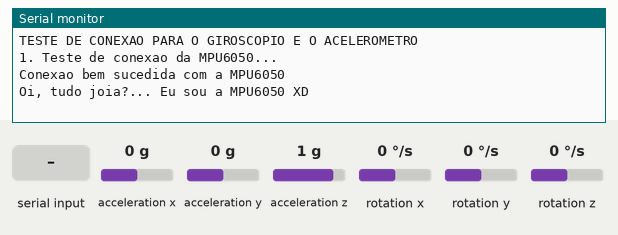
This sketch was run on a simulated Arduino Uno, built with avr-gcc and run on an emulated ATmega328P. On the bench: the last lines printed to the serial monitor. Wiring (inferred from the names in the program): MPU-9250 motion sensor at I2C address 0x68. The inputs (shaded band) are chosen by the test bench; at power-on: acceleration x 0 g, acceleration y 0 g, acceleration z 1 g, rotation x 0 °/s, rotation y 0 °/s, rotation z 0 °/s.

Above: at 1.3 s.
1.4 s: "H" received over Serial
At 1.9 s:
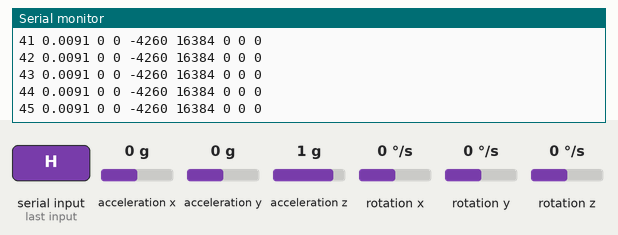
2.9 s: acceleration x set to -1.4 g
At 3.4 s:
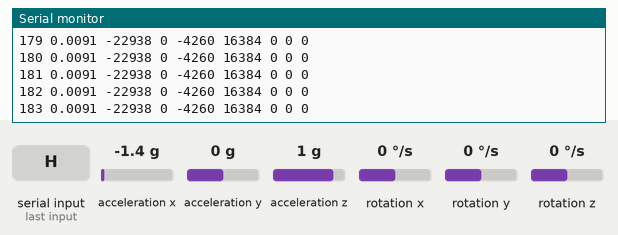
4.4 s: acceleration y set to -1.4 g
At 5.8 s:
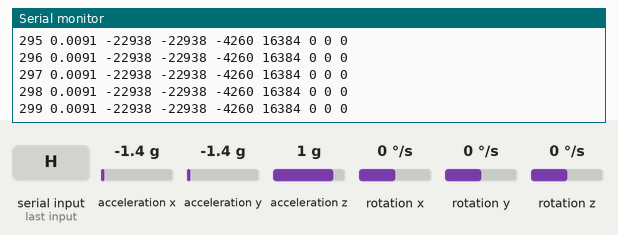
Timing chart, 0 to 7.4 s (numbered marks = the images above; inputs shaded):
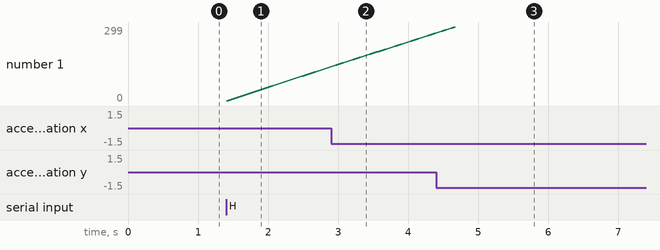

Measured:
- after the input at 1.4 s, the serial monitor: prints a new line at once (image 1)

The sketch:

Adquisicion_Datos_Arduino.ino
```cpp
#include <Wire.h>

// Endereço I2C de 7 bits (En Arduino Wire se usa 0x68 en lugar de 0xD0 que incluye el bit R/W)
#define MPU6500_ADDRESS       0x68

// Escalas do girôscopio
#define GYRO_FULL_SCALE_250_DPS   0x00
#define GYRO_FULL_SCALE_500_DPS   0x08
#define GYRO_FULL_SCALE_1000_DPS  0x10
#define GYRO_FULL_SCALE_2000_DPS  0x18

// Escalas do acelerômetro
#define ACC_FULL_SCALE_2_G        0x00
#define ACC_FULL_SCALE_4_G        0x08
#define ACC_FULL_SCALE_8_G        0x08
#define ACC_FULL_SCALE_16_G       0x18

// Escalas de conversao
#define SENSITIVITY_ACCEL     (2.0 / 32768.0)
#define SENSITIVITY_GYRO      (250.0 / 32768.0)
#define SENSITIVITY_TEMP      333.87
#define TEMP_OFFSET           21.0
#define SENSITIVITY_MAGN      ((10.0 * 4800.0) / 32768.0)

// Valores "RAW" de tipo inteiro
int16_t raw_accelx, raw_accely, raw_accelz;
int16_t raw_gyrox, raw_gyroy, raw_gyroz;
int16_t raw_temp;

// Saídas calibradas
float accelx, accely, accelz;
float gyrox, gyroy, gyroz;
float temp;

// Buffer para la lectura en ráfaga de 14 bytes
uint8_t GirAcel[14];

unsigned long startTime;
float timer_sec = 0;

// Función auxiliar para escribir en un registro I2C
void writeRegister(uint8_t reg, uint8_t value) {
  Wire.beginTransmission(MPU6500_ADDRESS);
  Wire.write(reg);
  Wire.write(value);
  Wire.endTransmission();
}

// Función auxiliar para leer 1 byte de un registro
uint8_t readRegister(uint8_t reg) {
  Wire.beginTransmission(MPU6500_ADDRESS);
  Wire.write(reg);
  Wire.endTransmission(false); // Restart
  Wire.requestFrom((uint8_t)MPU6500_ADDRESS, (uint8_t)1);
  if (Wire.available()) {
    return Wire.read();
  }
  return 0x00;
}

void setup() {
  Serial.begin(115200);
  while (!Serial);

  Wire.begin();
  Wire.setClock(400000); // Modo I2C Fast (400 kHz)

  // Desativa modo de hibernação do MPU (PWR_MGMT_1 = 0x6B)
  writeRegister(0x6B, 0x00);

  Serial.println("TESTE DE CONEXAO PARA O GIROSCOPIO E O ACELEROMETRO");
  Serial.println("1. Teste de conexao da MPU6050...");

  // Quem sou eu (WHO_AM_I = 0x75)
  uint8_t who_am_i = readRegister(0x75);

  if (who_am_i != 0x68 && who_am_i != 0x71 && who_am_i != 0x70) {
    Serial.println("Erro de conexao com a MPU6050");
    Serial.print("Opaaa. Eu nao sou a MPU6050, Quem sou eu? :S. I am: 0x");
    Serial.println(who_am_i, HEX);
    while (1); // Bucle infinito en caso de error
  } else {
    Serial.println("Conexao bem sucedida com a MPU6050");
    Serial.println("Oi, tudo joia?... Eu sou a MPU6050 XD\n");
  }

  delay(100);

  // Configura o Girôscopio (Full Scale Gyro Range = 250 deg/s -> GYRO_CONFIG 0x1B)
  writeRegister(0x1B, GYRO_FULL_SCALE_250_DPS);

  // Configura o Acelerômetro (Full Scale Accelerometer Range = 2g -> ACCEL_CONFIG 0x1C)
  writeRegister(0x1C, ACC_FULL_SCALE_2_G);

  delay(10);
}

void loop() {
  if (Serial.available() > 0) {
    char inChar = Serial.read();

    if (inChar == 'H') {
      for (int i = 0; i < 300; i++) {
        startTime = micros();

        // Solicitar los 14 bytes a partir del registro ACCEL_XOUT_H (0x3B)
        Wire.beginTransmission(MPU6500_ADDRESS);
        Wire.write(0x3B);
        Wire.endTransmission(false);
        Wire.requestFrom((uint8_t)MPU6500_ADDRESS, (uint8_t)14);

        int idx = 0;
        while (Wire.available() && idx < 14) {
          GirAcel[idx++] = Wire.read();
        }

        // Dados crus
        raw_accelx = (int16_t)(GirAcel[0] << 8 | GirAcel[1]);
        raw_accely = (int16_t)(GirAcel[2] << 8 | GirAcel[3]);
        raw_accelz = (int16_t)(GirAcel[4] << 8 | GirAcel[5]);
        raw_temp   = (int16_t)(GirAcel[6] << 8 | GirAcel[7]);
        raw_gyrox  = (int16_t)(GirAcel[8] << 8 | GirAcel[9]);
        raw_gyroy  = (int16_t)(GirAcel[10] << 8 | GirAcel[11]);
        raw_gyroz  = (int16_t)(GirAcel[12] << 8 | GirAcel[13]);

        // Retardo preciso
        delayMicroseconds(8380);

        timer_sec = (micros() - startTime) / 1000000.0;

        // Impresión directa sin snprintf para evitar el bug de %f en AVR
        Serial.print(i);
        Serial.print(" ");
        Serial.print(timer_sec, 4);
        Serial.print(" ");
        Serial.print(raw_accelx);
        Serial.print(" ");
        Serial.print(raw_accely);
        Serial.print(" ");
        Serial.print(raw_temp);
        Serial.print(" ");
        Serial.print(raw_accelz);
        Serial.print(" ");
        Serial.print(raw_gyrox);
        Serial.print(" ");
        Serial.print(raw_gyroy);
        Serial.print(" ");
        Serial.println(raw_gyroz);
      }
    }
  }
}
```
